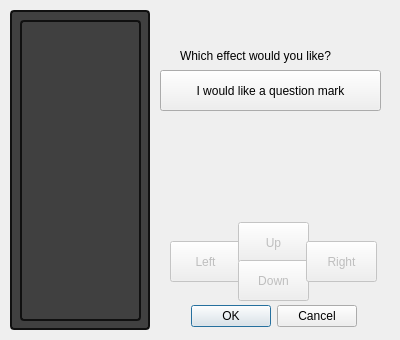
<?xml version="1.0" encoding="UTF-8"?>
<ui version="4.0">
 <class>shapeEffectDialog</class>
 <widget class="QDialog" name="shapeEffectDialog">
  <property name="geometry">
   <rect>
    <x>0</x>
    <y>0</y>
    <width>400</width>
    <height>340</height>
   </rect>
  </property>
  <property name="minimumSize">
   <size>
    <width>400</width>
    <height>300</height>
   </size>
  </property>
  <property name="maximumSize">
   <size>
    <width>400</width>
    <height>360</height>
   </size>
  </property>
  <property name="windowTitle">
   <string>Dialog</string>
  </property>
  <widget class="QDialogButtonBox" name="buttonBox">
   <property name="geometry">
    <rect>
     <x>126</x>
     <y>300</y>
     <width>231</width>
     <height>32</height>
    </rect>
   </property>
   <property name="orientation">
    <enum>Qt::Horizontal</enum>
   </property>
   <property name="standardButtons">
    <set>QDialogButtonBox::Cancel|QDialogButtonBox::Ok</set>
   </property>
  </widget>
  <widget class="QFrame" name="frame">
   <property name="geometry">
    <rect>
     <x>10</x>
     <y>10</y>
     <width>140</width>
     <height>320</height>
    </rect>
   </property>
   <property name="sizePolicy">
    <sizepolicy hsizetype="Expanding" vsizetype="Expanding">
     <horstretch>0</horstretch>
     <verstretch>0</verstretch>
    </sizepolicy>
   </property>
   <property name="styleSheet">
    <string notr="true">background-color: rgb(64, 64, 64);
border: 2px solid rgb(16, 16, 16);
border-radius: 4px;</string>
   </property>
   <property name="frameShape">
    <enum>QFrame::StyledPanel</enum>
   </property>
   <property name="frameShadow">
    <enum>QFrame::Raised</enum>
   </property>
   <widget class="QWidget" name="gridLayoutWidget">
    <property name="geometry">
     <rect>
      <x>10</x>
      <y>10</y>
      <width>121</width>
      <height>301</height>
     </rect>
    </property>
    <layout class="QGridLayout" name="gridLayout">
     <property name="spacing">
      <number>0</number>
     </property>
    </layout>
   </widget>
  </widget>
  <widget class="QPushButton" name="pushButton_left">
   <property name="enabled">
    <bool>false</bool>
   </property>
   <property name="geometry">
    <rect>
     <x>170</x>
     <y>241</y>
     <width>71</width>
     <height>41</height>
    </rect>
   </property>
   <property name="text">
    <string>Left</string>
   </property>
  </widget>
  <widget class="QPushButton" name="pushButton_up">
   <property name="enabled">
    <bool>false</bool>
   </property>
   <property name="geometry">
    <rect>
     <x>238</x>
     <y>222</y>
     <width>71</width>
     <height>41</height>
    </rect>
   </property>
   <property name="text">
    <string>Up</string>
   </property>
  </widget>
  <widget class="QPushButton" name="pushButton_down">
   <property name="enabled">
    <bool>false</bool>
   </property>
   <property name="geometry">
    <rect>
     <x>238</x>
     <y>260</y>
     <width>71</width>
     <height>41</height>
    </rect>
   </property>
   <property name="text">
    <string>Down</string>
   </property>
  </widget>
  <widget class="QPushButton" name="pushButton_right">
   <property name="enabled">
    <bool>false</bool>
   </property>
   <property name="geometry">
    <rect>
     <x>306</x>
     <y>241</y>
     <width>71</width>
     <height>41</height>
    </rect>
   </property>
   <property name="text">
    <string>Right</string>
   </property>
  </widget>
  <widget class="QLabel" name="label">
   <property name="geometry">
    <rect>
     <x>180</x>
     <y>40</y>
     <width>181</width>
     <height>31</height>
    </rect>
   </property>
   <property name="text">
    <string>Which effect would you like?</string>
   </property>
  </widget>
  <widget class="QPushButton" name="pushButton_test">
   <property name="geometry">
    <rect>
     <x>160</x>
     <y>70</y>
     <width>221</width>
     <height>41</height>
    </rect>
   </property>
   <property name="text">
    <string>I would like a question mark</string>
   </property>
  </widget>
 </widget>
 <resources/>
 <connections>
  <connection>
   <sender>buttonBox</sender>
   <signal>accepted()</signal>
   <receiver>shapeEffectDialog</receiver>
   <slot>accept()</slot>
   <hints>
    <hint type="sourcelabel">
     <x>248</x>
     <y>254</y>
    </hint>
    <hint type="destinationlabel">
     <x>157</x>
     <y>274</y>
    </hint>
   </hints>
  </connection>
  <connection>
   <sender>buttonBox</sender>
   <signal>rejected()</signal>
   <receiver>shapeEffectDialog</receiver>
   <slot>reject()</slot>
   <hints>
    <hint type="sourcelabel">
     <x>316</x>
     <y>260</y>
    </hint>
    <hint type="destinationlabel">
     <x>286</x>
     <y>274</y>
    </hint>
   </hints>
  </connection>
 </connections>
</ui>
